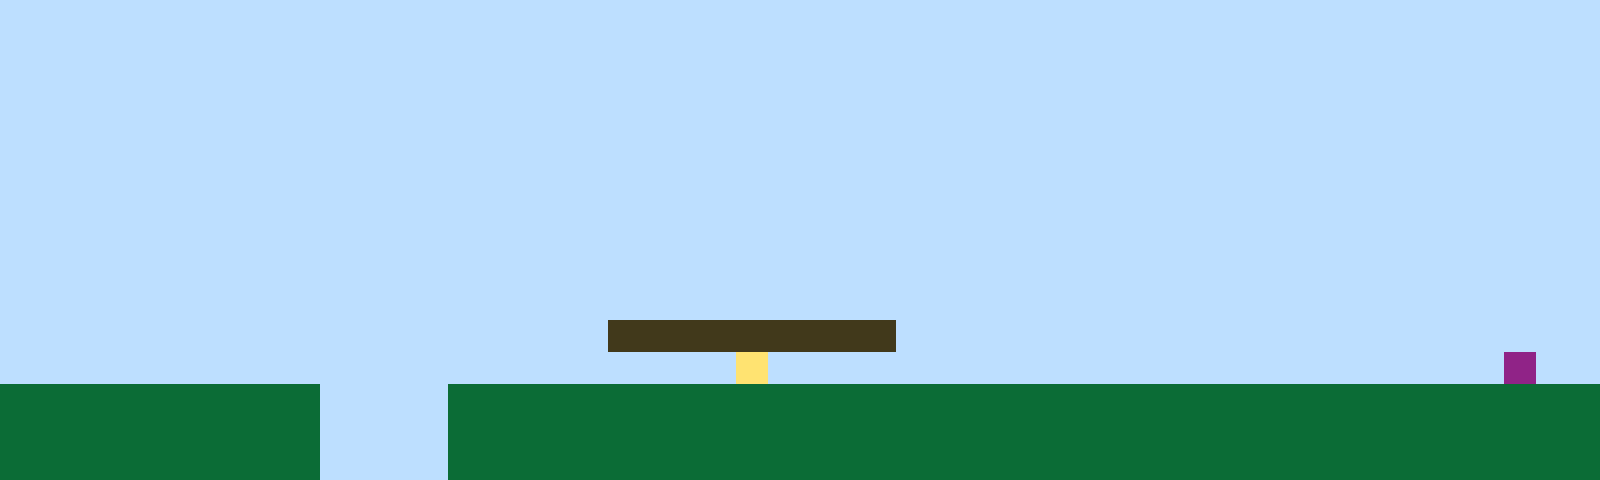

Rendered tile map (Tiled .tmx) drawn with the repository's tilesets; below, a short description and the full map source, tile grids included:
An orthogonal 50x15 tile map with 32x32 px tiles, 1 tile layer (Tile Layer 1).

<map version="1.10" tiledversion="1.11.2" orientation="orthogonal" renderorder="right-up" width="50" height="15" tilewidth="32" tileheight="32" infinite="0" nextlayerid="2" nextobjectid="1"><editorsettings><export target="map1.csv" format="csv" /></editorsettings><tileset firstgid="1" name="sprites" tilewidth="32" tileheight="32" tilecount="6" columns="3"><image source="sprites.png" width="96" height="64" /></tileset><layer id="1" name="Tile Layer 1" width="50" height="15"><data encoding="csv">1,1,1,1,1,1,1,1,1,1,1,1,1,1,1,1,1,1,1,1,1,1,1,1,1,1,1,1,1,1,1,1,1,1,1,1,1,1,1,1,1,1,1,1,1,1,1,1,1,1,1,1,1,1,1,1,1,1,1,1,1,1,1,1,1,1,1,1,1,1,1,1,1,1,1,1,1,1,1,1,1,1,1,1,1,1,1,1,1,1,1,1,1,1,1,1,1,1,1,1,1,1,1,1,1,1,1,1,1,1,1,1,1,1,1,1,1,1,1,1,1,1,1,1,1,1,1,1,1,1,1,1,1,1,1,1,1,1,1,1,1,1,1,1,1,1,1,1,1,1,1,1,1,1,1,1,1,1,1,1,1,1,1,1,1,1,1,1,1,1,1,1,1,1,1,1,1,1,1,1,1,1,1,1,1,1,1,1,1,1,1,1,1,1,1,1,1,1,1,1,1,1,1,1,1,1,1,1,1,1,1,1,1,1,1,1,1,1,1,1,1,1,1,1,1,1,1,1,1,1,1,1,1,1,1,1,1,1,1,1,1,1,1,1,1,1,1,1,1,1,1,1,1,1,1,1,1,1,1,1,1,1,1,1,1,1,1,1,1,1,1,1,1,1,1,1,1,1,1,1,1,1,1,1,1,1,1,1,1,1,1,1,1,1,1,1,1,1,1,1,1,1,1,1,1,1,1,1,1,1,1,1,1,1,1,1,1,1,1,1,1,1,1,1,1,1,1,1,1,1,1,1,1,1,1,1,1,1,1,1,1,1,1,1,1,1,1,1,1,1,1,1,1,1,1,1,1,1,1,1,1,1,1,1,1,1,1,1,1,1,1,1,1,1,1,1,1,1,1,1,1,1,1,1,1,1,1,1,1,1,1,1,1,1,1,1,1,1,1,1,1,1,1,1,1,1,1,1,1,1,1,1,1,1,1,1,1,1,1,1,1,1,1,1,1,1,1,1,1,1,1,1,1,1,1,1,1,1,1,1,1,1,1,1,1,1,1,1,1,1,1,1,1,1,1,1,1,1,1,1,1,1,1,1,1,1,1,1,1,1,1,1,1,1,1,1,1,1,1,1,1,1,1,1,1,1,1,1,1,1,1,1,1,1,1,1,1,1,1,1,1,1,1,1,1,1,1,1,1,1,1,1,1,1,1,1,1,1,1,3,3,3,3,3,3,3,3,3,1,1,1,1,1,1,1,1,1,1,1,1,1,1,1,1,1,1,1,1,1,1,1,1,1,1,1,1,1,1,1,1,1,1,1,1,1,1,1,1,1,1,1,1,1,4,1,1,1,1,1,1,1,1,1,1,1,1,1,1,1,1,1,1,1,1,1,1,1,6,1,1,2,2,2,2,2,2,2,2,2,2,1,1,1,1,2,2,2,2,2,2,2,2,2,2,2,2,2,2,2,2,2,2,2,2,2,2,2,2,2,2,2,2,2,2,2,2,2,2,2,2,2,2,2,2,2,2,2,2,2,2,1,1,1,1,2,2,2,2,2,2,2,2,2,2,2,2,2,2,2,2,2,2,2,2,2,2,2,2,2,2,2,2,2,2,2,2,2,2,2,2,2,2,2,2,2,2,2,2,2,2,1,1,1,1,2,2,2,2,2,2,2,2,2,2,2,2,2,2,2,2,2,2,2,2,2,2,2,2,2,2,2,2,2,2,2,2,2,2,2,2</data></layer></map>
